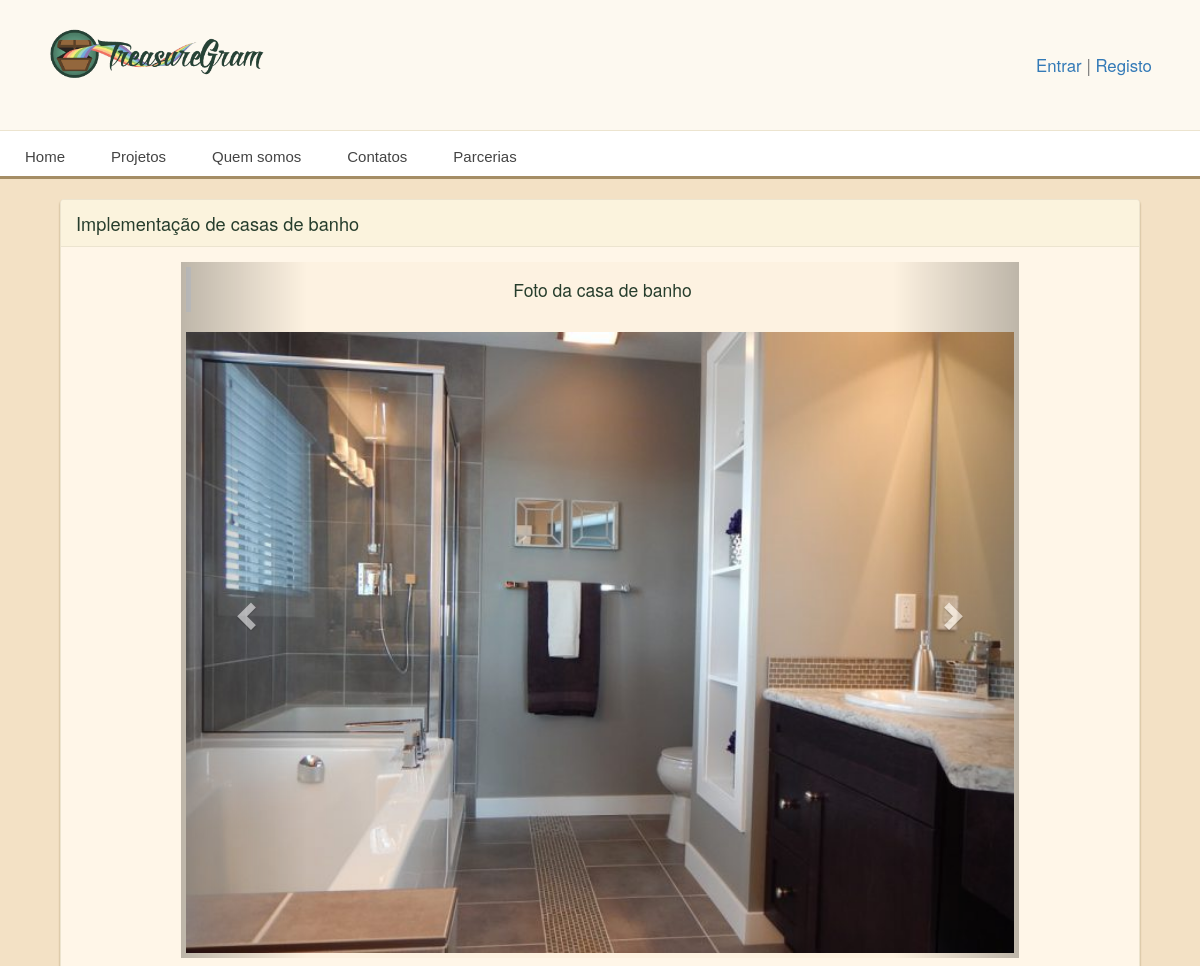
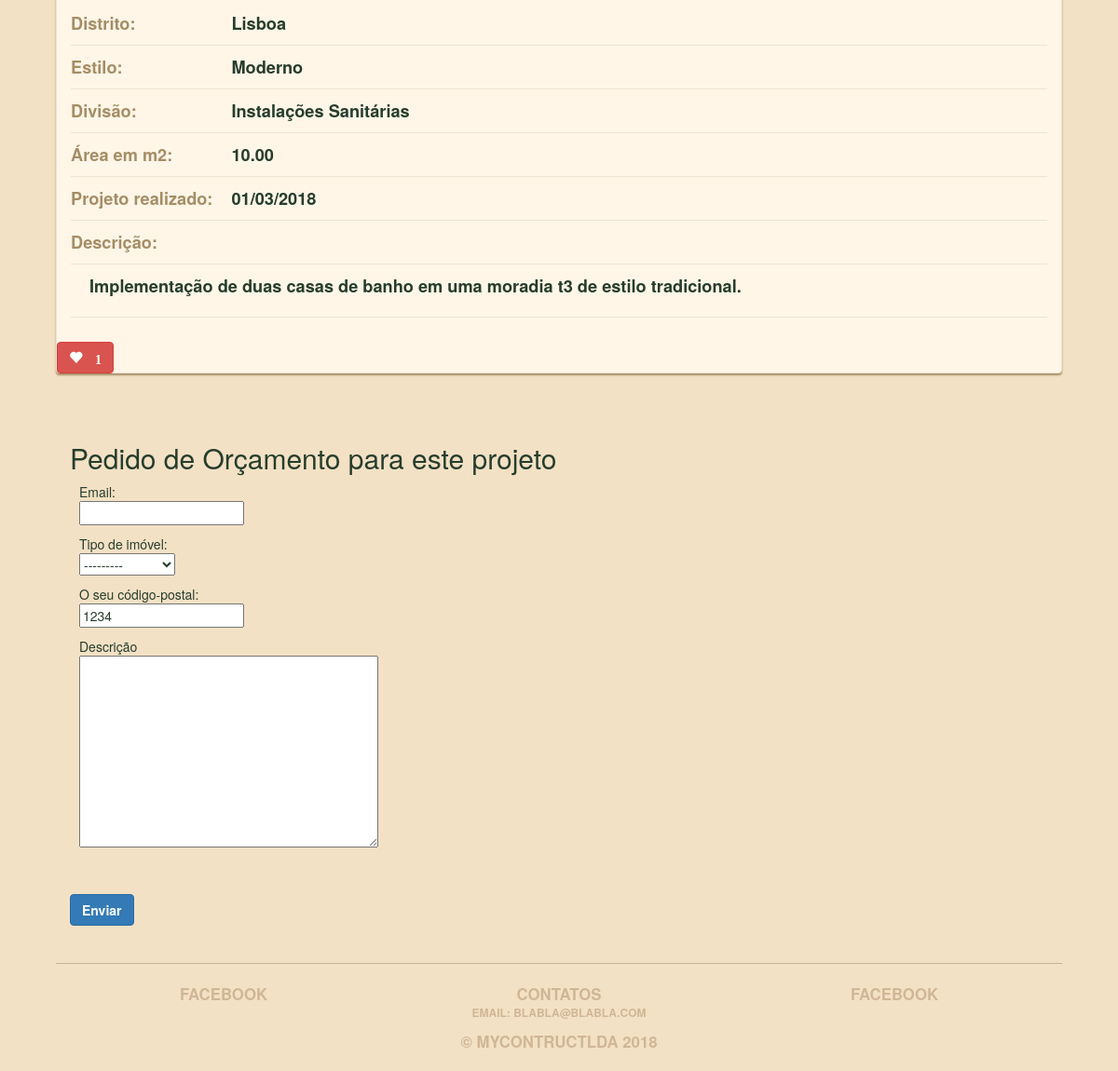
/projetos/detalhes/implementacao-de-casas-de-banho2018032225/, run on the app's committed database (2 pictures, top to bottom).
### main_app/models.py (models this page shows, shortened)
class Projetos(models.Model):
    data_registo = models.CharField(max_length=100)
    distrito = models.CharField(max_length=100)
    titulo = models.CharField(max_length=100)
    descricao = models.CharField(max_length=250)
    divisao = models.ForeignKey('Divisao', on_delete=models.CASCADE)
    estilo = models.ForeignKey('Estilo', on_delete=models.CASCADE)
    imagem = models.ImageField(upload_to='treasure_images', default='media/default.png')
    likes = models.IntegerField(default=0)
    slug = models.SlugField(max_length=100, blank=True)
    categoria = models.ForeignKey('Categoria', on_delete=models.CASCADE)
    created_at = models.DateTimeField(auto_now_add=True)
    area = models.DecimalField(max_digits=10, decimal_places=2)
    tags = models.CharField(max_length=250)

class FotosProjeto(models.Model):
    projeto = models.ForeignKey('Projetos', on_delete=models.CASCADE)
    likes = models.IntegerField(default=0)
    imagem = models.ImageField(upload_to='treasure_images', default='media/default.png')
    descricao = models.CharField(max_length=250)

class Estilo(models.Model):
    estilo = models.CharField(max_length=100)
    slug = models.SlugField(max_length=100, blank=True)
    def __str__(self):
        return self.estilo

class Divisao(models.Model):
    divisao = models.CharField(max_length=100)
    def __str__(self):
        return self.divisao

### main_app/views.py (the view)
# urls.py: url(r'^projetos/detalhes/(?P<slug>[-\w]+)/$', views.detail, name = 'detail'),
def detail(request, slug):
    projeto = Projetos.objects.get(slug=slug)
    fotos_projeto = FotosProjeto.objects.filter(projeto = projeto)
    tipo_imovel = TipoImovel.objects.all();
    form = OrcamentosForm(initial={'area':projeto.area,'estilo':projeto.estilo,'categoria':projeto.categoria, 'divisao':projeto.divisao, 'tipo_imovel':tipo_imovel,'cod_postal':1234,'slug':projeto.slug})
    f = FotosProjetoFrom(initial={'projeto':projeto})
    if request.method == 'POST':
        form = OrcamentosForm(request.POST)
        f = FotosProjetoFrom(request.POST, request.FILES)
        if form.is_valid():
            form.save(commit = True)
            send_mail('MyContructLDA', 'O Pedido de orçamento foi submetido. Será contatado o mais breve possivel.', 'osmarseguro@gmail.com', [request.POST['email']])
            send_mail('MyContructLDA', 'Tem um novo pedido de orçamento sobre um projeto já realizado por si: \n'+'Descrição: '+request.POST['descricao']+'\nIdentificador do projeto: '+request.POST['slug']+'\nConsulte o website para mais detalhes.', 'osmarseguro@gmail.com', ['osmarseguro@gmail.com'])
            messages.success(request, 'Pedido submetido!')
            form = OrcamentosForm(initial={'area':projeto.area,'estilo':projeto.estilo,'categoria':projeto.categoria, 'divisao':projeto.divisao, 'tipo_imovel':tipo_imovel,'cod_postal':1234,'slug':projeto.slug})
            return render(request, 'detail.html', {'projeto': projeto, 'fotos': fotos_projeto, 'form':form,'f':f})
        elif f.is_valid():
             f.save(commit = True)
             form = OrcamentosForm(initial={'area':projeto.area,'estilo':projeto.estilo,'categoria':projeto.categoria, 'divisao':projeto.divisao, 'tipo_imovel':tipo_imovel,'cod_postal':1234,'slug':projeto.slug})
             f = FotosProjetoFrom(initial={'projeto':projeto})
             return render(request, 'detail.html', {'projeto': projeto, 'fotos': fotos_projeto, 'form':form, 'f':f})
    else:
        form = OrcamentosForm(initial={'area':projeto.area,'estilo':projeto.estilo,'categoria':projeto.categoria, 'divisao':projeto.divisao, 'tipo_imovel':tipo_imovel,'cod_postal':1234,'slug':projeto.slug})
        f = FotosProjetoFrom(initial={'projeto':projeto})
    return render(request, 'detail.html', {'projeto': projeto, 'fotos': fotos_projeto, 'form':form,'f':f})

### main_app/forms.py
class OrcamentosForm(forms.ModelForm):
    cod_postal = forms.CharField(label='Código Postal', min_length=4, max_length=100)
    descricao = forms.CharField(label='Descrição', max_length=250, widget=forms.Textarea)
    email = forms.EmailField(label='Email',max_length=250)
    divisao = forms.ModelChoiceField(queryset=Divisao.objects.all(), label='Divisão')
    area = forms.DecimalField(label='Área em m2',max_digits=10, decimal_places=2)
    class Meta:
        model = PedidoOrcamento
        fields = ['cod_postal','tipo_imovel','divisao','categoria','estilo','area','descricao','email','slug']

class FotosProjetoFrom(forms.ModelForm):
    imagem = forms.ImageField()
    class Meta:
        model = FotosProjeto
        fields = ['imagem','projeto','descricao']

### main_app/models.py (called while the page is built)
    def __str__(self):
        return self.imovel

    def __str__(self):
        return self.categoria

### main_app/templates/detail.html (shortened to what this page needs)
{% extends 'base.html' %}
{% load staticfiles %}
{% block content %}
<div class="row">
  <div class="treasure panel panel-default">
    <div class="panel-heading">
          <p class="panel-title">{{ projeto.titulo }}</p>
        </div>
    <div class="panel-body">
      <div class="treasure-photo-detail">
        <div id="myCarousel" class="carousel slide" data-ride="carousel">
            <div class="carousel-inner">
                  {% for foto in fotos %}
                      {% if forloop.first %}
                      <div class="active item">
                      {% else %}
                          <div class="item">
                      {% endif %}
                          <blockquote>
                              <p>{{ foto.descricao }}</p>
                          </blockquote>
                            <div  class="treasure-photo">
                              <img src="{{ foto.imagem.url }}" alt="" max-height="250px" />
                            </div>
                      </div>
                  {% endfor %}
                  </div>
          </div>
          <a class="left carousel-control" href="#myCarousel" data-slide="prev">
            <span class="glyphicon glyphicon-chevron-left"></span>
          </a>
          <a class="right carousel-control" href="#myCarousel" data-slide="next">
            <span class="glyphicon glyphicon-chevron-right"></span>
          </a>
      </div>
      <table class="treasure-table">
        <tr>
          <th>
            Distrito:
          </th>
          <td>{{ projeto.distrito }}</td>
        </tr>
        <tr>
          <th>
            Estilo:
          </th>
          <td>{{ projeto.estilo }}</td>
        </tr>
        <tr>
          <th>
            Divisão:
          </th>
          <td>{{ projeto.divisao }}</td>
        </tr>
         <tr>
          <th>
            Área em m2:
          </th>
          <td>{{ projeto.area }}</td>
        </tr>
          <tr>
          <th>
            Projeto realizado:
          </th>
          <td>{{ projeto.data_registo }}</td>
        </tr>
         <tr>
          <th>
            Descrição:
          </th>
        </tr>
        <tr>
          <td colspan="2">
              <p>{{ projeto.descricao }}</p>
          </td>
        </tr>
      </table>
    </div>
      <button id ="likes" data-id="{{projeto.id}}" class="btn btn-mini btn-danger glyphicon glyphicon-heart" type="button">
            {% if projeto.likes > 0 %} {{ projeto.likes }} {% endif %}
      </button >
  </div>
</div>
 <div class="wrapper2" style="margin-top:15px">
   <form method="post">
     <h2>Pedido de Orçamento para este projeto</h2>
   <div style="margin:10px">
     Email:</br>
    {{form.email}}
   </div>
   <div style="margin:10px">
     Tipo de imóvel:</br>
     {{form.tipo_imovel}}
   </div>
    <div style="margin:10px">
     O seu código-postal:</br>
    {{form.cod_postal}}
   </div>
   <div  style="margin:10px">
     Descrição</br>
    {{form.descricao}}
   </div>
    <input class="btn btn-primary" type="submit" value="Enviar" />
   </form>
 </div>
{% endblock %}

### main_app/static/style.css (style rules this page uses)
body { background: #f3e1c5; color: #263d2c; }
.panel { background: #fff6e8; border-color: #ece4cf; box-shadow: 0 2px 2px #a58d65; }
.panel-default .panel-heading { background: #fbf3dd; border-color: #ece4cf; }
.panel-body { position: relative; }
.panel-title { font-size: 1.3em; color: #263d2c; }
.treasure { margin-bottom: 20px; }
.treasure:last-child { margin-bottom: 5%; }
.treasure-photo { background: #fdf2e1; margin-right: 5%; position: static; text-align: center; width: 100%; }
.treasure-photo-detail { background: #fdf2e1; float: right; margin-right: 10%; padding: 5px; position: relative; text-align: center; width: 80%; }
.treasure-photo img { width: 100%; max-height: 100%; }
.treasure-table { float: left; margin-top: 10px; width: 100%; }
.treasure-table tr { border-bottom: 1px solid #ece4cf; }
.treasure-table td, .treasure-table th { font-weight: bold; font-size: 1.3em; padding-bottom: 10px; padding-top: 10px; vertical-align: baseline; }
.treasure-table th { color: #a58d65; white-space: nowrap; }
.treasure-table td:last-child { padding-left: 20px; width: 100%; }
.btn { margin-top: 10px; font-weight: bold; font-size: 14px; }

### data on the page
Projetos: titulo "Implementação de casas de banho", distrito "Lisboa", estilo "Moderno", divisao "Instalações Sanitárias", area "10.00", data_registo "01/03/2018", descricao "Implementação de duas casas de banho em uma moradia t3 de estilo tradicional.", likes "1"
FotosProjeto: descricao "Foto da casa de banho", imagem (picture)
